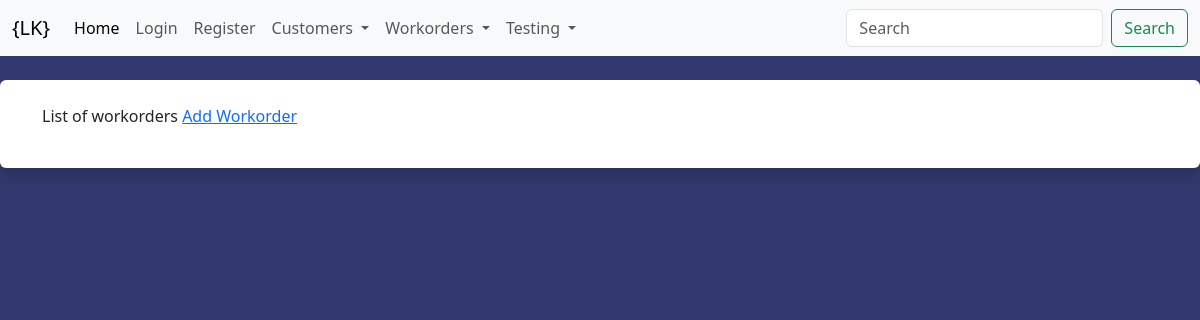
The app's page /workorders/items/, older data.
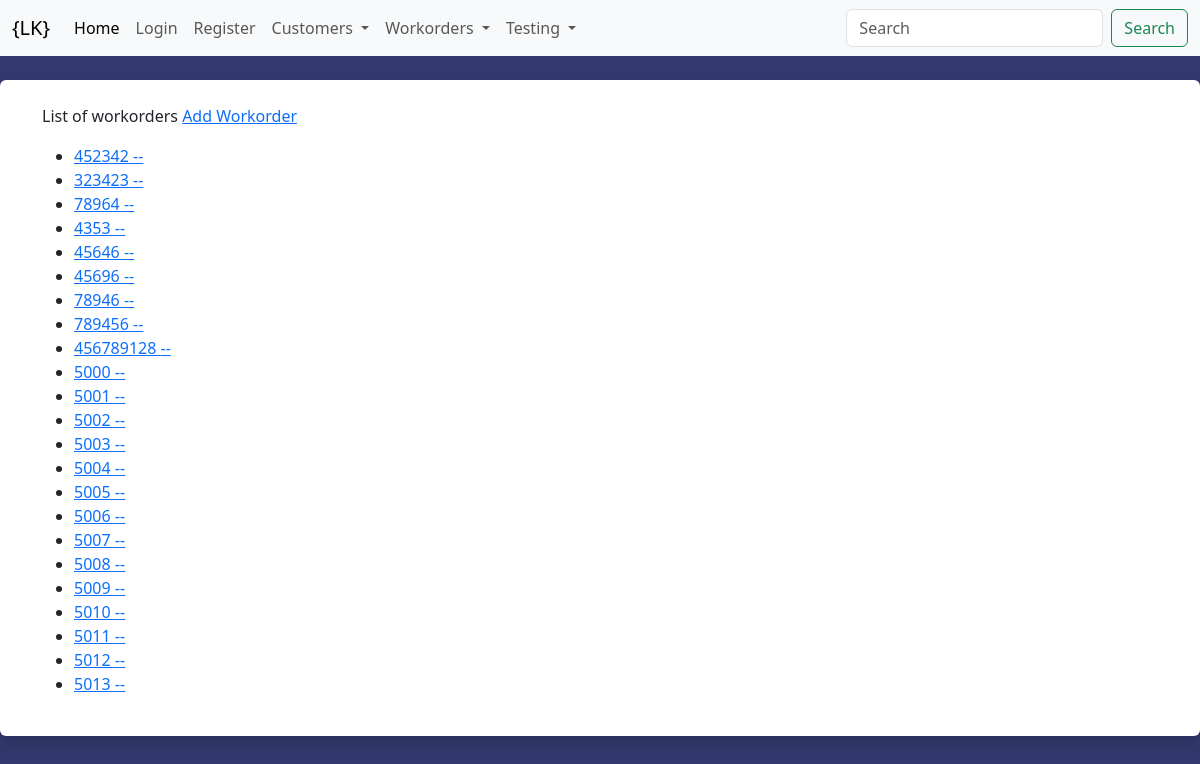
The same page, newer data.
### workorders/models.py (models this page shows, shortened)
class Workorder(models.Model):
    customer = models.ForeignKey(Customer, blank=False, null=False, on_delete=models.CASCADE, related_name='workorders')
    contact = models.ForeignKey(Contact, blank=True, null=True, on_delete=models.SET_NULL)
    hr_customer = models.CharField('Customer Name', max_length=100, blank=True, null=True,)
    hr_contact = models.CharField('Contact Name', max_length=100, blank=True, null=True,)
    workorder = models.CharField('Workorder', max_length=100, blank=False, null=False, unique=True)
    internal_company = models.CharField('Internal Company', choices=[('LK Design', 'LK Design'), ('Krueger Printing', 'Krueger Printing')], max_length=100, blank=False, null=False)
    description = models.CharField('Description', max_length=100, blank=True, null=True)
    deadline = models.DateField('Deadline', blank=True, null=True)
    po_number = models.CharField('PO Number', max_length=100, blank=True, null=True)
    budget = models.CharField('Budget', max_length=100, blank=True, null=True)
    quoted_price = models.CharField('Quoted Price', max_length=100, blank=True, null=True)
    original_order = models.CharField('Original Order', max_length=100, blank=True, null=True)
    lk_workorder = models.CharField('LK Workorder', max_length=100, blank=True, null=True)
    printleader_workorder = models.CharField('Printleader', max_length=100, blank=True, null=True)
    def get_absolute_url(self):
        return reverse("workorders:items", kwargs={"id": self.workorder})

### workorders/views.py (the view)
# urls.py: path("items/", workorder_list, name='workorder_list'),
def workorder_list(request):
    workorder = Workorder.objects.all()
    context = {
        'workorders': workorder,
    }
    return render(request, 'workorders/list.html', context)

### templates/workorders/list.html
{% extends "base.html" %}
{% load crispy_forms_tags %}
{% block content %}
List of workorders
<a href="{% url 'workorders:createbase' %}">Add Workorder</a>
<p><ul>
    {% for x in  workorders %}
    <li><a href='{{ x.get_absolute_url }}'>{{ x.workorder }} -- {{ x.company_name }}</a></li>
    {% endfor %}
    </ul></p>
{% endblock content %}

### templates/base.html (shortened to what this page needs)
{% load static %}
<!DOCTYPE html>
<html lang="en">
    <head>
      <link href="{% static 'css/stylesheet.css' %}" rel="stylesheet">
      <link href="{% static 'js/jquery-ui-1.13.2/jquery-ui.min.css' %}" rel="stylesheet">
      <link href="{% static 'js/jquery-ui-1.13.2/jquery-ui.structure.min.css' %}" rel="stylesheet">
      <link href="{% static 'js/jquery-ui-1.13.2/jquery-ui.theme.min.css' %}" rel="stylesheet">
      <link rel="stylesheet" href="//code.jquery.com/ui/1.13.2/themes/base/jquery-ui.css">
      <link href="https://cdn.jsdelivr.net/npm/select2@4.1.0-rc.0/dist/css/select2.min.css" rel="stylesheet" />
        <link href="https://cdn.jsdelivr.net/npm/bootstrap@5.3.1/dist/css/bootstrap.min.css" rel="stylesheet">
      </head>
    <body>
        {% include 'navbar.html' %}
        <br/>
        <div class="shadow p-4 mb-5 bg-body rounded">
        <div class="container">
            {% block content %}
            {% endblock content %}
        </div>
    </body>
</html>

### templates/navbar.html (shortened to what this page needs)
<nav class="navbar navbar-expand-lg navbar-light bg-light">
    <div class="container-fluid">
      <a class="navbar-brand" href="#">{LK}</a>
      <div class="collapse navbar-collapse" id="navbarSupportedContent">
        <ul class="navbar-nav me-auto mb-2 mb-lg-0">
          <li class="nav-item">
            <a class="nav-link active" aria-current="page" href="{% url 'home' %}">Home</a>
          </li>
          {% if user.is_authenticated %}
            <li class="nav-item">
              <a class="nav-link" href="{% url 'logout' %}">Logout</a>
            </li>
            {% if user.is_superuser %}
            <li class="nav-item">
              <a class="nav-link" href="/admin">Admin</a>
            </li>
            {% endif %}
          {% else %}
            <li class="nav-item">
              <a class="nav-link" href="{% url 'login' %}">Login</a>
            </li>
            <li class="nav-item">
              <a class="nav-link" href="{% url 'register' %}">Register</a>
            </li>
          {% endif %}
          <li class="nav-item dropdown">
            <a class="nav-link dropdown-toggle" href="#" role="button" data-bs-toggle="dropdown" aria-expanded="false">
              Customers
            </a>
          </li>
          <li class="nav-item dropdown">
            <a class="nav-link dropdown-toggle" href="#" role="button" data-bs-toggle="dropdown" aria-expanded="false">
              Workorders
            </a>
          </li>
          <li class="nav-item dropdown">
            <a class="nav-link dropdown-toggle" href="#" role="button" data-bs-toggle="dropdown" aria-expanded="false">
              Testing
            </a>
          </li>
        </ul>
        <form class="d-flex" role="search">
          <input class="form-control me-2" type="search" placeholder="Search" aria-label="Search">
          <button class="btn btn-outline-success" type="submit">Search</button>
        </form>
      </div>
    </div>
  </nav>

### templates/base.html (style rules this page uses)
body { background: #32396e; }

Row changes from the older to the newer data that the page shows:
added Workorder: workorder "452342"
added Workorder: workorder "323423"
added Workorder: workorder "78964"
added Workorder: workorder "4353"
added Workorder: workorder "45646"
added Workorder: workorder "45696"
added Workorder: workorder "78946"
added Workorder: workorder "789456"
added Workorder: workorder "456789128"
added Workorder: workorder "5000"
added Workorder: workorder "5001"
added Workorder: workorder "5002"
added Workorder: workorder "5003"
added Workorder: workorder "5004"
added Workorder: workorder "5005"
added Workorder: workorder "5006"
added Workorder: workorder "5007"
added Workorder: workorder "5008"
added Workorder: workorder "5009"
added Workorder: workorder "5010"
added Workorder: workorder "5011"
added Workorder: workorder "5012"
added Workorder: workorder "5013"
